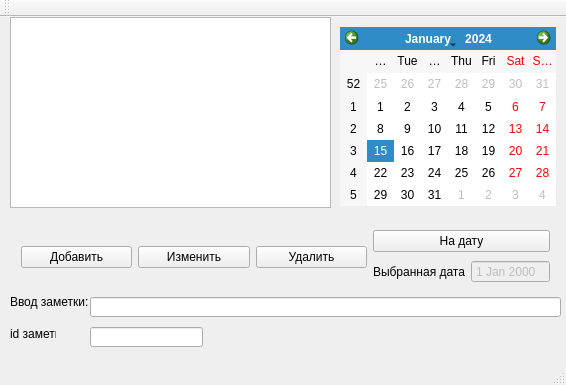
<?xml version="1.0" encoding="UTF-8"?>
<ui version="4.0">
 <class>MainWindow</class>
 <widget class="QMainWindow" name="MainWindow">
  <property name="enabled">
   <bool>true</bool>
  </property>
  <property name="geometry">
   <rect>
    <x>0</x>
    <y>0</y>
    <width>566</width>
    <height>385</height>
   </rect>
  </property>
  <property name="windowTitle">
   <string>Note</string>
  </property>
  <widget class="QWidget" name="centralWidget">
   <widget class="QTableView" name="tableView">
    <property name="geometry">
     <rect>
      <x>10</x>
      <y>0</y>
      <width>321</width>
      <height>191</height>
     </rect>
    </property>
   </widget>
   <widget class="QWidget" name="horizontalLayoutWidget">
    <property name="geometry">
     <rect>
      <x>10</x>
      <y>200</y>
      <width>551</width>
      <height>80</height>
     </rect>
    </property>
    <layout class="QHBoxLayout" name="horizontalLayout">
     <item>
      <widget class="QPushButton" name="pushButton">
       <property name="text">
        <string>Добавить</string>
       </property>
      </widget>
     </item>
     <item>
      <widget class="QPushButton" name="pushButton_2">
       <property name="text">
        <string>Изменить</string>
       </property>
      </widget>
     </item>
     <item>
      <widget class="QPushButton" name="pushButton_3">
       <property name="text">
        <string>Удалить</string>
       </property>
      </widget>
     </item>
     <item>
      <layout class="QVBoxLayout" name="verticalLayout">
       <item>
        <widget class="QPushButton" name="pushButton_4">
         <property name="text">
          <string>На дату</string>
         </property>
        </widget>
       </item>
       <item>
        <layout class="QHBoxLayout" name="horizontalLayout_2">
         <item>
          <widget class="QLabel" name="label_2">
           <property name="text">
            <string>Выбранная дата</string>
           </property>
          </widget>
         </item>
         <item>
          <widget class="QDateEdit" name="dateEdit">
           <property name="enabled">
            <bool>false</bool>
           </property>
           <property name="buttonSymbols">
            <enum>QAbstractSpinBox::NoButtons</enum>
           </property>
           <property name="specialValueText">
            <string notr="true"/>
           </property>
           <property name="calendarPopup">
            <bool>false</bool>
           </property>
          </widget>
         </item>
        </layout>
       </item>
      </layout>
     </item>
    </layout>
   </widget>
   <widget class="QCalendarWidget" name="calendarWidget">
    <property name="geometry">
     <rect>
      <x>340</x>
      <y>10</y>
      <width>216</width>
      <height>179</height>
     </rect>
    </property>
   </widget>
   <widget class="QLabel" name="label">
    <property name="geometry">
     <rect>
      <x>10</x>
      <y>250</y>
      <width>81</width>
      <height>69</height>
     </rect>
    </property>
    <property name="text">
     <string>Ввод заметки:</string>
    </property>
   </widget>
   <widget class="QLineEdit" name="lineEdit">
    <property name="geometry">
     <rect>
      <x>90</x>
      <y>280</y>
      <width>471</width>
      <height>20</height>
     </rect>
    </property>
   </widget>
   <widget class="QLabel" name="label_3">
    <property name="geometry">
     <rect>
      <x>10</x>
      <y>310</y>
      <width>46</width>
      <height>13</height>
     </rect>
    </property>
    <property name="text">
     <string>id заметки</string>
    </property>
   </widget>
   <widget class="QLineEdit" name="lineEdit_2">
    <property name="geometry">
     <rect>
      <x>90</x>
      <y>310</y>
      <width>113</width>
      <height>20</height>
     </rect>
    </property>
   </widget>
  </widget>
  <widget class="QMenuBar" name="menuBar">
   <property name="geometry">
    <rect>
     <x>0</x>
     <y>0</y>
     <width>566</width>
     <height>21</height>
    </rect>
   </property>
  </widget>
  <widget class="QToolBar" name="mainToolBar">
   <attribute name="toolBarArea">
    <enum>TopToolBarArea</enum>
   </attribute>
   <attribute name="toolBarBreak">
    <bool>false</bool>
   </attribute>
  </widget>
  <widget class="QStatusBar" name="statusBar"/>
 </widget>
 <layoutdefault spacing="6" margin="11"/>
 <resources/>
 <connections/>
</ui>
